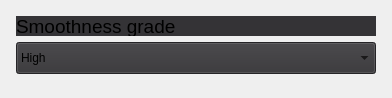
<?xml version="1.0" encoding="UTF-8"?>
<ui version="4.0">
 <class>SmoothMeshLaplacianInputDlg</class>
 <widget class="QWidget" name="SmoothMeshLaplacianInputDlg">
  <property name="geometry">
   <rect>
    <x>0</x>
    <y>0</y>
    <width>392</width>
    <height>98</height>
   </rect>
  </property>
  <property name="minimumSize">
   <size>
    <width>392</width>
    <height>0</height>
   </size>
  </property>
  <property name="maximumSize">
   <size>
    <width>392</width>
    <height>9999</height>
   </size>
  </property>
  <property name="windowTitle">
   <string>Statistical Outlier Removal</string>
  </property>
  <layout class="QVBoxLayout" name="verticalLayout">
   <property name="leftMargin">
    <number>16</number>
   </property>
   <property name="topMargin">
    <number>16</number>
   </property>
   <property name="rightMargin">
    <number>16</number>
   </property>
   <property name="bottomMargin">
    <number>24</number>
   </property>
   <item>
    <widget class="QLabel" name="label_2">
     <property name="minimumSize">
      <size>
       <width>0</width>
       <height>20</height>
      </size>
     </property>
     <property name="maximumSize">
      <size>
       <width>16777215</width>
       <height>20</height>
      </size>
     </property>
     <property name="font">
      <font>
       <pointsize>14</pointsize>
      </font>
     </property>
     <property name="styleSheet">
      <string notr="true">background-color: rgb(52, 51, 54);</string>
     </property>
     <property name="text">
      <string>Smoothness grade</string>
     </property>
    </widget>
   </item>
   <item>
    <widget class="QComboBox" name="comboBox">
     <property name="minimumSize">
      <size>
       <width>0</width>
       <height>32</height>
      </size>
     </property>
     <property name="maximumSize">
      <size>
       <width>16777215</width>
       <height>32</height>
      </size>
     </property>
     <property name="styleSheet">
      <string notr="true">background-color: rgb(52, 51, 54);</string>
     </property>
     <item>
      <property name="text">
       <string>High</string>
      </property>
     </item>
     <item>
      <property name="text">
       <string>Middle</string>
      </property>
     </item>
     <item>
      <property name="text">
       <string>Low</string>
      </property>
     </item>
    </widget>
   </item>
  </layout>
 </widget>
 <resources/>
 <connections/>
</ui>
